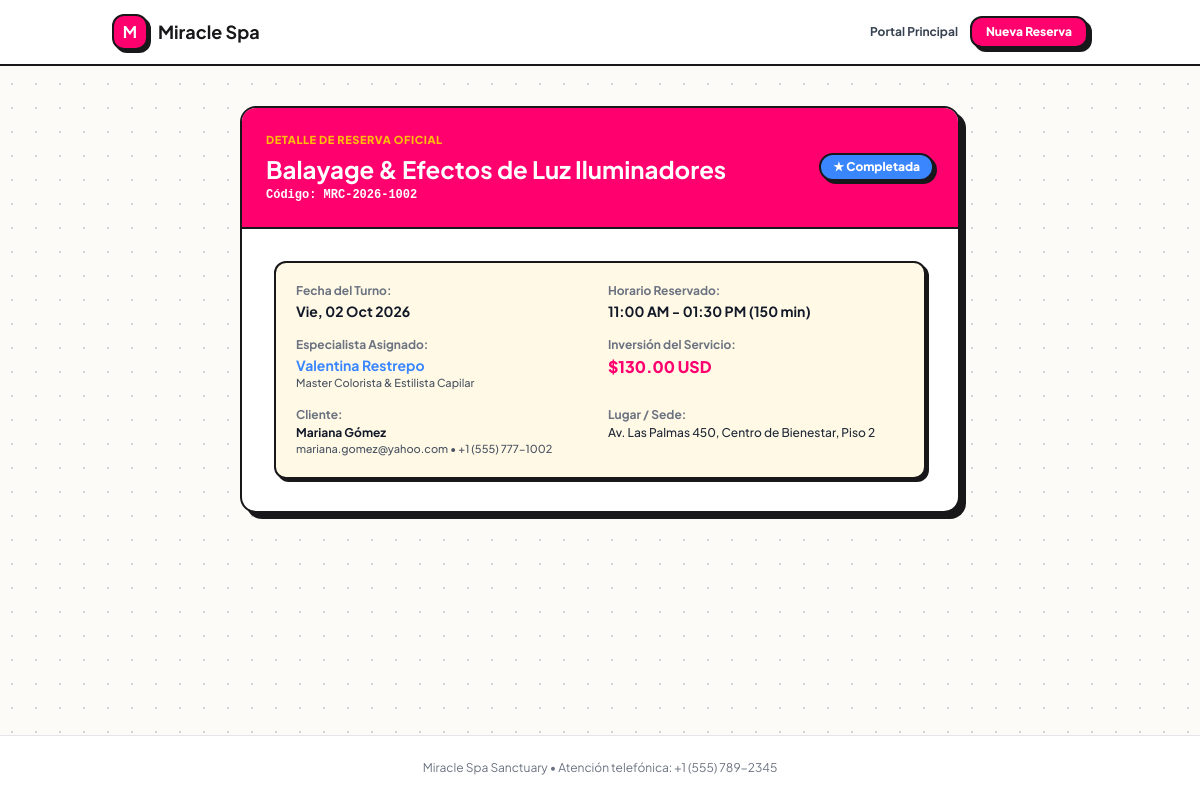
Screenshot of /gestionar-cita.php?token=tok_demo_1002_b8e7 with the database file from the repository.
### tables this page shows
CREATE TABLE IF NOT EXISTS `appointments` (
  `id` INT AUTO_INCREMENT PRIMARY KEY,
  `code` VARCHAR(30) NOT NULL UNIQUE,
  `client_id` INT NOT NULL,
  `service_id` INT NOT NULL,
  `professional_id` INT NOT NULL,
  `date` DATE NOT NULL,
  `start_time` TIME NOT NULL,
  `end_time` TIME NOT NULL,
  `duration_minutes` INT NOT NULL,
  `buffer_minutes` INT NOT NULL DEFAULT 15,
  `price` DECIMAL(10,2) NOT NULL DEFAULT 0.00,
  `status` ENUM('pendiente', 'confirmada', 'completada', 'cancelada', 'reprogramada') NOT NULL DEFAULT 'confirmada',
  `manage_token` VARCHAR(64) NOT NULL UNIQUE,
  `client_notes` TEXT NULL,
  `admin_notes` TEXT NULL,
  `cancellation_reason` TEXT NULL,
  `cancelled_at` DATETIME NULL,
  `rescheduled_at` DATETIME NULL,
  `created_at` DATETIME DEFAULT CURRENT_TIMESTAMP,
  INDEX `idx_date_prof` (`date`, `professional_id`),
  INDEX `idx_date_status` (`date`, `status`),
  INDEX `idx_token` (`manage_token`),
  CONSTRAINT `fk_app_client` FOREIGN KEY (`client_id`) REFERENCES `clients` (`id`) ON DELETE RESTRICT,
  CONSTRAINT `fk_app_service` FOREIGN KEY (`service_id`) REFERENCES `services` (`id`) ON DELETE RESTRICT,
  CONSTRAINT `fk_app_prof` FOREIGN KEY (`professional_id`) REFERENCES `professionals` (`id`) ON DELETE RESTRICT
);

CREATE TABLE IF NOT EXISTS `services` (
  `id` INT AUTO_INCREMENT PRIMARY KEY,
  `category_id` INT NOT NULL,
  `name` VARCHAR(150) NOT NULL,
  `description` TEXT NULL,
  `duration_minutes` INT NOT NULL DEFAULT 60,
  `price` DECIMAL(10,2) NOT NULL DEFAULT 0.00,
  `active` TINYINT(1) NOT NULL DEFAULT 1,
  `image_url` VARCHAR(255) NULL,
  `created_at` DATETIME DEFAULT CURRENT_TIMESTAMP,
  INDEX (`category_id`),
  CONSTRAINT `fk_service_category` FOREIGN KEY (`category_id`) REFERENCES `categories` (`id`) ON DELETE CASCADE
);

CREATE TABLE IF NOT EXISTS `professionals` (
  `id` INT AUTO_INCREMENT PRIMARY KEY,
  `name` VARCHAR(150) NOT NULL,
  `email` VARCHAR(150) NOT NULL UNIQUE,
  `phone` VARCHAR(50) NULL,
  `title` VARCHAR(100) DEFAULT 'Especialista en Belleza y Bienestar',
  `bio` TEXT NULL,
  `avatar` VARCHAR(255) NULL,
  `rating` DECIMAL(3,2) DEFAULT 4.90,
  `active` TINYINT(1) DEFAULT 1,
  `created_at` DATETIME DEFAULT CURRENT_TIMESTAMP
);

CREATE TABLE IF NOT EXISTS `clients` (
  `id` INT AUTO_INCREMENT PRIMARY KEY,
  `name` VARCHAR(150) NOT NULL,
  `email` VARCHAR(150) NOT NULL,
  `phone` VARCHAR(50) NOT NULL,
  `notes` TEXT NULL,
  `created_at` DATETIME DEFAULT CURRENT_TIMESTAMP,
  INDEX `idx_client_email` (`email`)
);

### app/Models/Appointment.php (called while the page is built, shortened)
<?php
class Appointment {
    public static function findByManageToken(string $token): ?array {
        $db = Database::getConnection();
        $stmt = $db->prepare("SELECT a.*,
                                     c.name AS client_name, c.email AS client_email, c.phone AS client_phone,
                                     s.name AS service_name, s.duration_minutes AS service_duration,
                                     cat.name AS category_name, cat.slug AS category_slug,
                                     p.name AS professional_name, p.title AS professional_title, p.avatar AS professional_avatar
                              FROM appointments a
                              JOIN clients c ON c.id = a.client_id
                              JOIN services s ON s.id = a.service_id
                              JOIN categories cat ON cat.id = s.category_id
                              JOIN professionals p ON p.id = a.professional_id
                              WHERE a.manage_token = ?");
        $stmt->execute([trim($token)]);
        $row = $stmt->fetch();
        return $row ?: null;
    }
}

### config/app.php (called while the page is built, shortened)
<?php
class AppConfig {
    private static array $settingsCache = [];
    public static function getSetting(string $key, string $default = ''): string {
        return self::$settingsCache[$key] ?? $default;
    }
    private static function loadSettings(): void {
        try {
            $db = Database::getConnection();
            $stmt = $db->query("SELECT setting_key, setting_value FROM settings");
            $rows = $stmt->fetchAll(PDO::FETCH_KEY_PAIR);
            self::$settingsCache = $rows ?: [];
        } catch (Exception $e) {
            self::$settingsCache = [
                'spa_name' => 'Miracle Spa Sanctuary',
                'spa_address' => 'Av. Las Palmas 450, Centro de Bienestar, Piso 2',
                'spa_phone' => '+1 (555) 789-2345',
                'spa_email' => 'citas@miraclespa.com',
                'currency_symbol' => '$',
                'buffer_minutes' => '15',
                'min_cancel_hours' => '4',
                'opening_time' => '09:00:00',
                'closing_time' => '20:00:00',
                'slot_interval_minutes' => '30',
                'mail_driver' => 'simulated'
            ];
        }
    }
}

### gestionar-cita.php (the view, shortened to what this page needs)
<?php
require_once __DIR__ . '/config/app.php';
require_once __DIR__ . '/app/Models/Appointment.php';
require_once __DIR__ . '/app/Helpers/ViewHelper.php';
$token = $_GET['token'] ?? null;
$code = $_GET['code'] ?? null;
$appointment = null;
if (!empty($token)) {
    $appointment = Appointment::findByManageToken($token);
} elseif (!empty($code)) {
    $appointment = Appointment::findByCode($code);
}
$spaName = AppConfig::getSetting('spa_name', 'Miracle Spa Sanctuary');
$spaAddress = AppConfig::getSetting('spa_address', 'Av. Las Palmas 450, Centro de Bienestar');
$spaPhone = AppConfig::getSetting('spa_phone', '+1 (555) 789-2345');
?>
<!DOCTYPE html>
<html lang="es">
<head>
    <script src="https://cdn.tailwindcss.com"></script>
    <link rel="stylesheet" href="assets/css/app.css">
</head>
<body class="bg-[#FDFBF7] text-[#18181B] min-h-screen flex flex-col">
    <header class="bg-white border-b-2 border-[#18181B] sticky top-0 z-30">
        <div class="max-w-5xl mx-auto px-4 sm:px-6 h-16 flex items-center justify-between">
            <a href="index.php" class="flex items-center gap-2.5">
                <span class="w-9 h-9 rounded-xl bg-[#FF006E] text-white flex items-center justify-center font-bold text-base border-2 border-[#18181B] memphis-shadow-sm">M</span>
                <span class="font-bold text-lg text-[#18181B]">Miracle Spa</span>
            </a>
            <div class="flex items-center gap-3">
                <a href="index.php" class="text-xs font-bold text-gray-700 hover:text-[#FF006E]">Portal Principal</a>
                <a href="index.php#booking-wizard-section" class="btn-memphis-primary text-xs px-3.5 py-1.5 rounded-xl">Nueva Reserva</a>
            </div>
        </div>
    </header>
    <main class="max-w-3xl mx-auto px-4 sm:px-6 py-10 flex-1 w-full">
        <?php if (!$appointment): ?>
            <div class="bg-white rounded-2xl border-2 border-[#18181B] p-8 memphis-shadow-lg text-center max-w-lg mx-auto">
                <div class="w-14 h-14 rounded-2xl bg-[#FFBE0B] text-[#18181B] flex items-center justify-center text-2xl mx-auto mb-4 font-bold border-2 border-[#18181B] memphis-shadow-sm">
                    🔍
                </div>
                <h1 class="text-2xl font-space font-bold text-[#18181B] mb-2">Consulta de Citas</h1>
                <p class="text-xs text-gray-600 mb-6 font-medium">Ingresa tu código de reserva (por ejemplo MRC-2026-1007) para revisar el estado o reprogramar.</p>
                <form method="GET" class="space-y-4">
                    <div>
                        <input type="text" name="code" required placeholder="Código: MRC-2026-XXXX" class="w-full text-center px-4 py-3 rounded-xl border-2 border-[#18181B] font-mono text-sm uppercase font-bold focus:ring-2 focus:ring-[#FF006E] focus:outline-none memphis-shadow-sm">
                    </div>
                    <button type="submit" class="w-full btn-memphis-primary font-bold py-3.5 rounded-xl text-xs">
                        Buscar Mi Cita
                    </button>
                </form>
                <div class="mt-6 text-xs text-gray-500 font-medium">
                    ¿No encuentras tu código? Revisa el correo electrónico de confirmación que te enviamos al agendar.
                </div>
            </div>
        <?php else: ?>
            <div class="bg-white rounded-2xl border-2 border-[#18181B] overflow-hidden memphis-shadow-lg">
                <div class="p-6 bg-[#FF006E] text-white border-b-2 border-[#18181B] flex flex-col sm:flex-row sm:items-center justify-between gap-4">
                    <div>
                        <div class="text-[11px] text-[#FFBE0B] uppercase font-extrabold tracking-wider mb-1">Detalle de Reserva Oficial</div>
                        <h1 class="text-2xl font-space font-bold"><?= htmlspecialchars($appointment['service_name']) ?></h1>
                        <span class="font-mono text-xs text-white font-bold block mt-0.5">Código: <?= htmlspecialchars($appointment['code']) ?></span>
                    </div>
                    <div>
                        <?= ViewHelper::statusBadge($appointment['status']) ?>
                    </div>
                </div>
                <div class="p-6 sm:p-8 space-y-6">
                    <div class="grid grid-cols-1 sm:grid-cols-2 gap-4 bg-[#FFF9E6] p-5 rounded-xl border-2 border-[#18181B] text-xs memphis-shadow-sm font-medium">
                        <div>
                            <span class="text-gray-500 font-bold block mb-0.5">Fecha del Turno:</span>
                            <span class="font-bold text-gray-900 text-sm"><?= ViewHelper::formatDate($appointment['date']) ?></span>
                        </div>
                        <div>
                            <span class="text-gray-500 font-bold block mb-0.5">Horario Reservado:</span>
                            <span class="font-bold text-gray-900 text-sm"><?= ViewHelper::formatTime($appointment['start_time']) ?> - <?= ViewHelper::formatTime($appointment['end_time']) ?> (<?= $appointment['duration_minutes'] ?> min)</span>
                        </div>
                        <div>
                            <span class="text-gray-500 font-bold block mb-0.5">Especialista Asignado:</span>
                            <span class="font-bold text-[#3A86FF] text-sm"><?= htmlspecialchars($appointment['professional_name']) ?></span>
                            <span class="text-gray-600 block text-[11px]"><?= htmlspecialchars($appointment['professional_title']) ?></span>
                        </div>
                        <div>
                            <span class="text-gray-500 font-bold block mb-0.5">Inversión del Servicio:</span>
                            <span class="font-space font-extrabold text-[#FF006E] text-base">$<?= number_format((float)$appointment['price'], 2) ?> USD</span>
                        </div>
                        <div>
                            <span class="text-gray-500 font-bold block mb-0.5">Cliente:</span>
                            <span class="font-bold text-gray-900"><?= htmlspecialchars($appointment['client_name']) ?></span>
                            <span class="text-gray-600 block text-[11px]"><?= htmlspecialchars($appointment['client_email']) ?> &bull; <?= htmlspecialchars($appointment['client_phone']) ?></span>
                        </div>
                        <div>
                            <span class="text-gray-500 font-bold block mb-0.5">Lugar / Sede:</span>
                            <span class="text-gray-800"><?= htmlspecialchars($spaAddress) ?></span>
                        </div>
                    </div>
                </div>
            </div>
        <?php endif; ?>
    </main>
    <footer class="bg-white border-t border-gray-200 py-6 text-center text-xs text-gray-500 mt-auto">
        <?= htmlspecialchars($spaName) ?> &bull; Atención telefónica: <?= htmlspecialchars($spaPhone) ?>
    </footer>
</body>
</html>

### app/Helpers/ViewHelper.php (shortened to what this page needs)
<?php
class ViewHelper {
    public static function formatDate(string $dateStr): string {
        $timestamp = strtotime($dateStr);
        $dias = ['Dom', 'Lun', 'Mar', 'Mié', 'Jue', 'Vie', 'Sáb'];
        $meses = ['', 'Ene', 'Feb', 'Mar', 'Abr', 'May', 'Jun', 'Jul', 'Ago', 'Sep', 'Oct', 'Nov', 'Dic'];
        $diaSemana = $dias[date('w', $timestamp)];
        $dia = date('d', $timestamp);
        $mes = $meses[(int)date('m', $timestamp)];
        $anio = date('Y', $timestamp);
        return "{$diaSemana}, {$dia} {$mes} {$anio}";
    }
    public static function formatTime(string $timeStr): string {
        return date('h:i A', strtotime($timeStr));
    }
    public static function statusBadge(string $status): string {
        $badges = [
            'confirmada' => [
                'label' => '✓ Confirmada',
                'class' => 'bg-[#06D6A0] text-[#18181B] border-2 border-[#18181B]'
            ],
            'pendiente' => [
                'label' => '⏱ Pendiente',
                'class' => 'bg-[#FFBE0B] text-[#18181B] border-2 border-[#18181B]'
            ],
            'completada' => [
                'label' => '★ Completada',
                'class' => 'bg-[#3A86FF] text-white border-2 border-[#18181B]'
            ],
            'cancelada' => [
                'label' => '✕ Cancelada',
                'class' => 'bg-[#FF006E] text-white border-2 border-[#18181B]'
            ],
            'reprogramada' => [
                'label' => '↻ Reprogramada',
                'class' => 'bg-[#8338EC] text-white border-2 border-[#18181B]'
            ],
        ];
        $info = $badges[$status] ?? ['label' => ucfirst($status), 'class' => 'bg-white text-[#18181B] border-2 border-[#18181B]'];
        return "<span class='inline-flex items-center px-3 py-1 rounded-full text-xs font-extrabold memphis-shadow-sm {$info['class']}'>
                    {$info['label']}
                </span>";
    }
}

### assets/css/app.css (style rules this page uses)
:root { --memphis-pink: #FF006E; --memphis-pink-light: #FF5C9D; --memphis-yellow: #FFBE0B; --memphis-yellow-light: #FFE484; --memphis-blue: #3A86FF; --memphis-blue-light: #70A9FF; --memphis-teal: #06D6A0; --memphis-teal-light: #52F0C8; --memphis-purple: #8338EC; --memphis-purple-light: #A469FF; --memphis-dark: #18181B; --memphis-black: #111111; --memphis-bg: #FDFBF7; --memphis-card: #FFFFFF; --memphis-cream: #FFF9E6; }
body { background-color: var(--memphis-bg); color: var(--memphis-dark); font-family: 'Plus Jakarta Sans', system-ui, -apple-system, sans-serif; -webkit-font-smoothing: antialiased; background-image: radial-gradient(#d1d5db 1px, transparent 1px); background-size: 24px 24px; }
.memphis-shadow-sm { box-shadow: 3px 3px 0px var(--memphis-dark); }
.memphis-shadow-lg { box-shadow: 6px 6px 0px var(--memphis-dark); }
.btn-memphis-primary { background-color: var(--memphis-pink); color: #FFFFFF; border: 2.5px solid var(--memphis-dark); font-weight: 800; box-shadow: 4px 4px 0px var(--memphis-dark); transition: all 0.12s ease; }

### gestionar-cita.php (style rules this page uses)
body { font-family: 'Plus Jakarta Sans', sans-serif; }

### rows the page displays
appointments: service.name "Balayage & Efectos de Luz Iluminadores", code "MRC-2026-1002", status "★ Completada", date "Vie, 02 Oct 2026", start_time "11:00 AM", end_time "01:30 PM", duration_minutes "150", professional.name "Valentina Restrepo", professional.title "Master Colorista & Estilista Capilar", price "130.00", client.name "Mariana Gómez", client.email "mariana.gomez@yahoo.com", client.phone "+1 (555) 777-1002"

### other values shown
$spaAddress "Av. Las Palmas 450, Centro de Bienestar, Piso 2"
$spaName "Miracle Spa Sanctuary"
$spaPhone "+1 (555) 789-2345"
